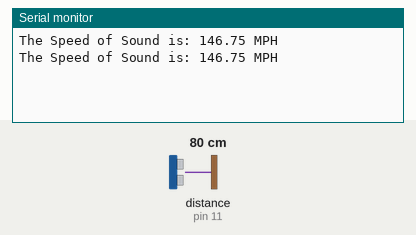
Simulated run of this sketch. Board: Arduino Uno, built with avr-gcc and run on an emulated ATmega328P. Shown: the last lines printed to the serial monitor. Wiring (inferred from the names in the program): ultrasonic range finder: trigger pin 13; echo pin 11. Inputs (shaded band) come from the test bench; at power-on: distance to the obstacle (sensor on pin 11) 80 cm. The echo pulse lasts 58.3 µs per cm.

Above: at 2.8 s.
2.9 s: distance to the obstacle (sensor on pin 11) set to 2 cm
At 4.7 s:
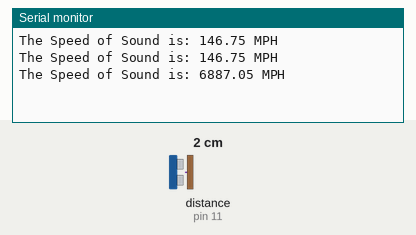
5.6 s: distance to the obstacle (sensor on pin 11) set to 4 cm
At 6.3 s:
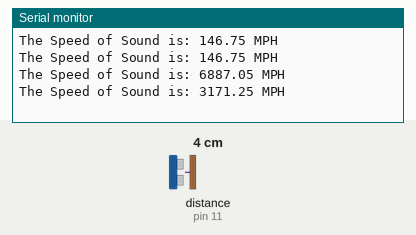
Timing chart, 0 to 8.6 s (numbered marks = the images above; inputs shaded):
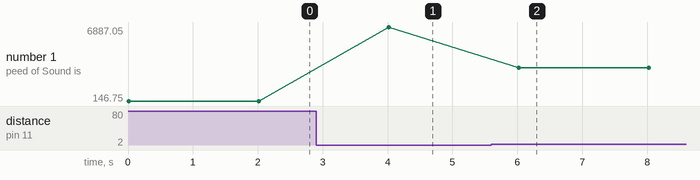

The sketch:

Measuring_SpeedOfSound__Ultrasonic_Sensor_.ino
```cpp
// Uses the: HC-SR04 ultrasonic sensor        // <- Uses SONAR by Pinging
// Speed of Sound = Distance * 2 / PingTime   // <- Roughly / Realistic includes Temperature & other variables

int echoPin = 11;     //Sonar Sensor: LISTEN
int triggerPin = 13;  //Sonar Sensor: FIRE
int SOUND_PRINT_SPEED = 2000;

float pingTime;    //Time for Audio PING to hit and bounce back
float speedOfSound;
float targetDistance = 6;   //6" - Measure with a ruler

    // Units for Time & Distance
float INCHES_per_MILE = 63360;
float MICROSECOND_per_SECOND = 1000000;  // 1M
float SECONDS_per_HOUR = 3600;           // (60sec*60min=HOUR)

  //Trigger times
int readyingFire = 2500; // 2.5 ms
int pulseTime = 10;    // 0.010 ms

void printSpeedOfSoundToScreen(){
  Serial.print("The Speed of Sound is: ");
  Serial.print(speedOfSound);
  Serial.print(" MPH");
  Serial.println("");
  delay(SOUND_PRINT_SPEED);  // Wait 2,000 ms = 2 seconds  // Delay in Miliseconds
}

void setup() {
  Serial.begin(9600);
  pinMode(triggerPin, OUTPUT);  //Event
  pinMode(echoPin, INPUT);      //Event Listener
}


void loop() {
  digitalWrite(triggerPin, LOW);  // Mili || Micro(μ)   //Getting Ready to Fire
  delayMicroseconds(readyingFire);      // 2.5 ms || 2,500 μs

  digitalWrite(triggerPin, HIGH); //FIRE Pulse~~~~~~~~~~~~
  delayMicroseconds(pulseTime); // 0.010 ms
  digitalWrite(triggerPin, LOW);  //Finish Pulse(Ping)~~~~X

               // LISTEN for the PULSE (Sonic Sine Wave)
  pingTime = pulseIn(echoPin, HIGH);  // Measured in Microseconds (Ping travel time)

              // Inches per Microsecond~~~   // (Sonic Wave Round Trip) == (Distance * 2)
  speedOfSound = (targetDistance * 2) / pingTime;

// Inches/μs to MPH~~~( Inch/μs * (1 sec = 1M * μs )   * (60sec*60min=HOUR) ) / (Inches per Mile)*
  speedOfSound = (speedOfSound * MICROSECOND_per_SECOND * SECONDS_per_HOUR) / INCHES_per_MILE;

 printSpeedOfSoundToScreen();
}
```

Measured:
- after the input at 2.9 s, the serial monitor: prints a new line after 1.1 s (image 1)
- after the input at 5.6 s, the serial monitor: prints a new line after 0.42 s (image 2)
- plotted number 1: 146.75 → 6887.05 after the input at 2.9 s, 6887.05 → 3171.25 after the input at 5.6 s
